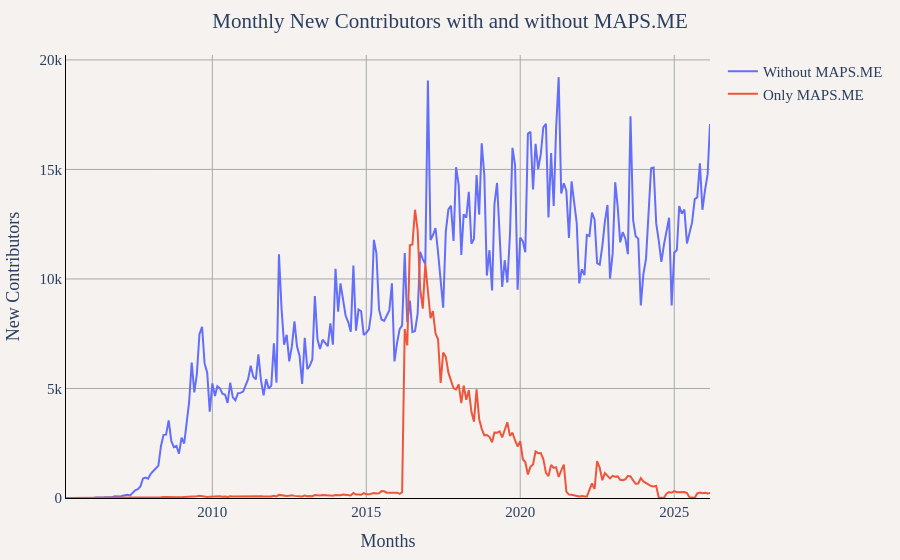

The notebook cell saved with this chart:
### Markdown cell above
## New Contributors without MAPS.ME and only MAPS.ME
There is a big spike of new contributors in April 2016. This is because a lot of users using MAPS.ME were creating their first edits.

### Code cell
sql_query = """
WITH user_first_edit AS (
    -- Find the first edit month for each user and determine if they used MAPS.ME
    SELECT 
        user_name,
        MIN(CONCAT(CAST(year AS VARCHAR), '-', LPAD(CAST(month AS VARCHAR), 2, '0'))) as first_edit_month,
        -- Check if user ever used MAPS.ME
        BOOL_OR(CASE WHEN created_by LIKE '%MAPS.ME%' THEN true ELSE false END) as used_maps_me
    FROM 
        read_parquet('../changeset_data/year=*/month=*/*.parquet')
    GROUP BY 
        user_name
)
SELECT 
    first_edit_month as Months,
    COUNT(*) as 'New Contributors',
    CASE 
        WHEN used_maps_me THEN 'Only MAPS.ME'
        ELSE 'Without MAPS.ME'
    END as group_column
FROM 
    user_first_edit
GROUP BY 
    first_edit_month, used_maps_me
ORDER BY 
    first_edit_month, group_column
"""

util.show_figure(
    [
        util.FigureConfig(
            title="Monthly New Contributors with and without MAPS.ME",
            x_col="Months",
            y_col="New Contributors",
            query_or_df=sql_query,
            group_col="group_column",
        )
    ]
)

### Figure 1 — Plotly figure (JSON) as saved in the notebook; plotly's stock layout.template omitted (floating-point values rounded to 4 significant figures; data arrays with more than 128 entries replaced by an {"elided": "..."} marker saying what was removed)
{"data": [{"hovertemplate": "Without MAPS.ME<br>%{x}<br>%{y:,} New Contributors<extra></extra>", "name": "Without MAPS.ME", "type": "scatter", "visible": true, "x": {"elided": "252 str values"}, "y": {"elided": "252 int values"}}, {"hovertemplate": "Only MAPS.ME<br>%{x}<br>%{y:,} New Contributors<extra></extra>", "name": "Only MAPS.ME", "type": "scatter", "visible": true, "x": {"elided": "252 str values"}, "y": {"elided": "252 int values"}}], "layout": {"barmode": "stack", "font": {"family": "Times", "size": 15}, "margin": {"b": 55, "l": 55, "r": 55, "t": 55}, "paper_bgcolor": "#f5f2f0", "plot_bgcolor": "#f5f2f0", "title": {"text": "Monthly New Contributors with and without MAPS.ME", "x": 0.5}, "xaxis": {"gridcolor": "darkgray", "linecolor": "black", "showgrid": true, "tickcolor": "black", "title": {"text": "Months"}, "zerolinecolor": "darkgray"}, "yaxis": {"gridcolor": "darkgray", "linecolor": "black", "rangemode": "tozero", "showgrid": true, "tickcolor": "black", "title": {"text": "New Contributors"}, "zerolinecolor": "darkgray"}}}
